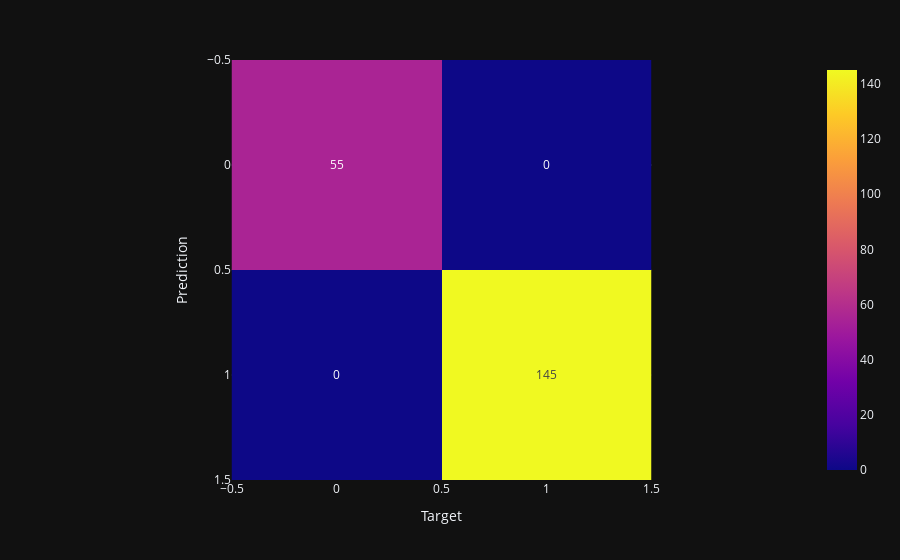

Notebook code cell kept with this figure:
### Code cell
fig = px.imshow(confusion_matrix(y_test, knn_preds), text_auto=True)
fig.update_layout(xaxis_title = 'Target', yaxis_title = 'Prediction')

### Figure 1 — Plotly figure (JSON) as saved in the notebook; plotly's stock layout.template omitted (floating-point values rounded to 4 significant figures)
{"data": [{"coloraxis": "coloraxis", "name": "0", "texttemplate": "%{z}", "z": [[55, 0], [0, 145]], "type": "heatmap", "xaxis": "x", "yaxis": "y", "hovertemplate": "x: %{x}<br>y: %{y}<br>color: %{z}<extra></extra>"}], "layout": {"xaxis": {"anchor": "y", "domain": [0.0, 1.0], "scaleanchor": "y", "constrain": "domain", "title": {"text": "Target"}}, "yaxis": {"anchor": "x", "domain": [0.0, 1.0], "autorange": "reversed", "constrain": "domain", "title": {"text": "Prediction"}}, "coloraxis": {"colorscale": [[0.0, "#0d0887"], [0.1111, "#46039f"], [0.2222, "#7201a8"], [0.3333, "#9c179e"], [0.4444, "#bd3786"], [0.5556, "#d8576b"], [0.6667, "#ed7953"], [0.7778, "#fb9f3a"], [0.8889, "#fdca26"], [1.0, "#f0f921"]]}, "margin": {"t": 60}}}
